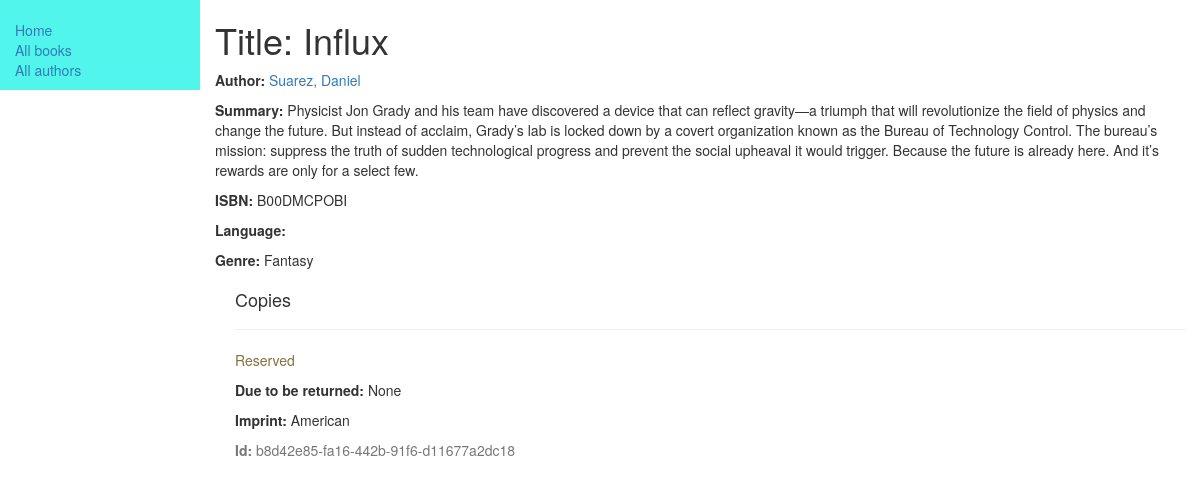
The app's page /catalog/book/4 with its own data.
### catalog/models.py (models this page shows, shortened)
class Book(models.Model):
    title = models.CharField(max_length=200)
    author = models.ForeignKey('Author', on_delete=models.SET_NULL, null=True)
    summary = models.TextField(max_length=1000, help_text="Enter a brief summary for the book here.")
    isbn = models.CharField('ISBN', max_length=13, help_text='13 Character <a href="https://www.isbn-international.org/content/what-isbn">ISBN number</a>')
    genre = models.ManyToManyField(Genre, help_text="Select a genre for this book")
    def display_genre(self):
        return ', '.join(genre.name for genre in self.genre.all()[:3])
    display_genre.short_description = 'Genre'

class Author(models.Model):
    first_name = models.CharField(max_length=100, help_text="Author's First Name")
    last_name = models.CharField(max_length=100, help_text="Author's Last Name")
    date_of_birth = models.DateField(null=True, blank=True)
    date_of_death = models.DateField('Died', null=True, blank=True)
    def __str__(self):
        return '%s, %s' %(self.last_name, self.first_name)

class Genre(models.Model):
    name = models.CharField(max_length = 200, help_text = "Enter a Book Genre eg. Science Fiction, Poetry etc.")
    def __str__(self):
        return self.name

class BookInstance(models.Model):
    id = models.UUIDField(primary_key=True, default=uuid.uuid4, help_text="Unique ID for this particular copy of the book")
    book = models.ForeignKey(Book, on_delete=models.SET_NULL, null=True)
    imprint = models.CharField(max_length=200)
    due_back = models.DateField(null=True, blank=True)
    LOAN_STATUS = (
        ('d', 'Maintenance'),
        ('o', 'On Loan'),
        ('a', 'Available'),
        ('r', 'Reserved'),
    )
    status = models.CharField(max_length=1, choices=LOAN_STATUS, blank=True, default='d', help_text="Book Availability")
    class Meta:
        ordering = ["due_back"]

### catalog/views.py (the view)
# urls.py: url(r'^book/(?P<pk>\d+)$', views.BookDetailView.as_view(), name='book-detail'),
class BookDetailView(generic.DetailView):
    model = Book

### catalog/templates/catalog/book_detail.html (shortened to what this page needs)
{% extends "base.html" %}
{% block content %}
<h1>Title: {{ book.title }}</h1>
 <p><strong>Author:</strong> <a href="">{{ book.author }}</a></p>
 <p><strong>Summary:</strong> {{ book.summary }}</p>
 <p><strong>ISBN:</strong> {{ book.isbn }}</p>
 <p><strong>Language:</strong> {{ book.language }}</p>
 <p><strong>Genre:</strong> {% for genre in book.genre.all %} {{ genre }}{% if not forloop.last %}, {% endif %}{% endfor %}</p>
 <div style="margin-left:20px;margin-top:20px">
   <h4>Copies</h4>
   {% for copy in book.bookinstance_set.all %}
   <hr>
   <p class="{% if copy.status == 'a' %}text-success{% elif copy.status == 'd' %}text-danger{% else %}text-warning{% endif %}">{{ copy.get_status_display }}</p>
   {% if copy.status != 'a' %}<p><strong>Due to be returned:</strong> {{copy.due_back}}</p>{% endif %}
   <p><strong>Imprint:</strong> {{copy.imprint}}</p>
   <p class="text-muted"><strong>Id:</strong> {{copy.id}}</p>
   {% endfor %}
 </div>
{% endblock content %}

### records on screen
Book: title "Influx", author "Suarez, Daniel", summary "Physicist Jon Grady and his team have discovered a device that can reflect gravity—a triumph that will revolutionize the field of physics and change the future. But instead of acclaim, Grady’s lab is locked down by a covert organization known as the Bureau of Technology Control. The bureau’s mission: suppress the truth of sudden technological progress and prevent the social upheaval it would trigger. Because the future is already here. And it’s rewards are only for a select few.", isbn "B00DMCPOBI"
Genre: name "Fantasy"
BookInstance: status "Reserved", due_back "None", imprint "American", id "b8d42e85-fa16-442b-91f6-d11677a2dc18"
